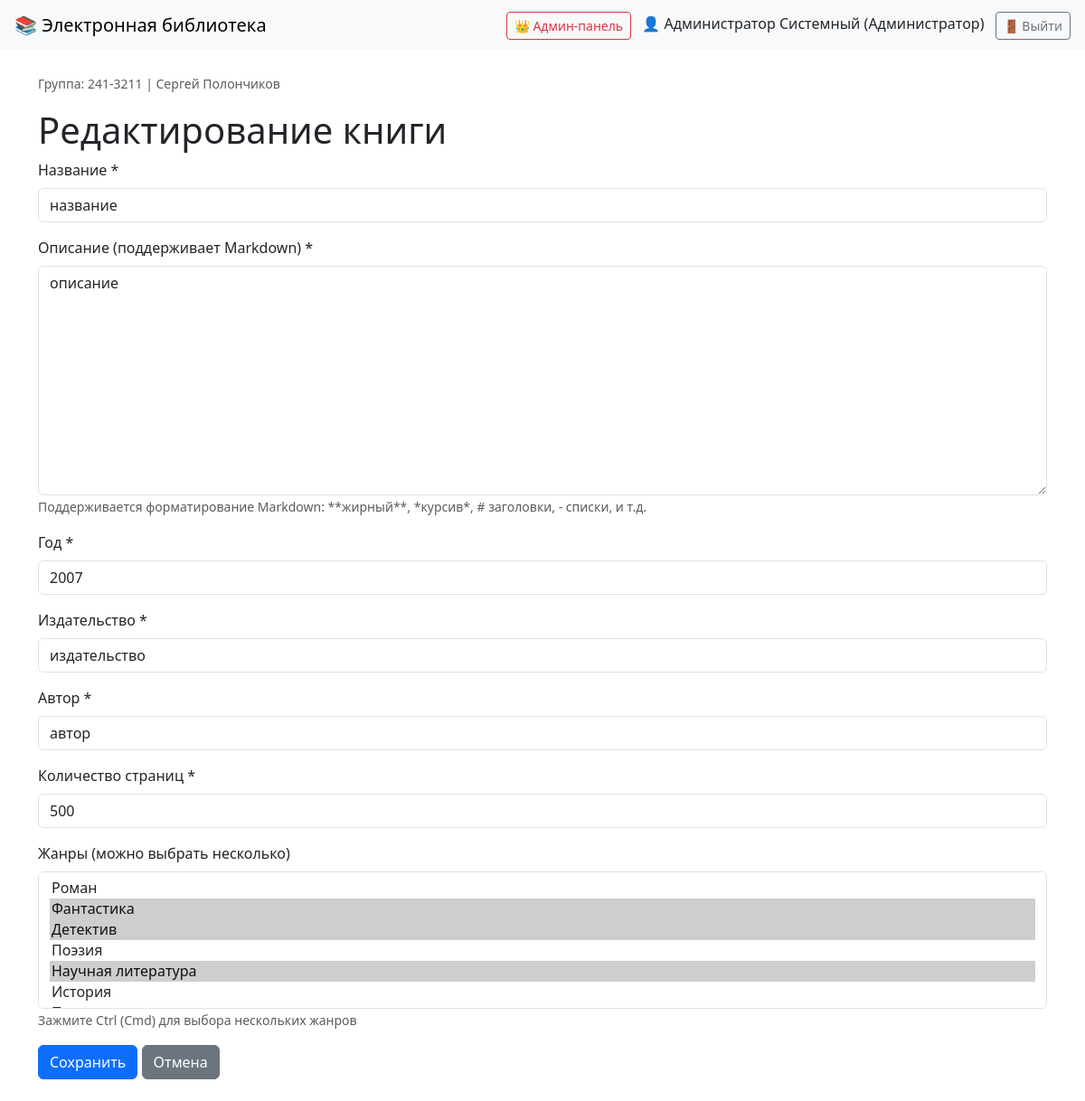
Screenshot of /book/1/edit (signed in) with the database file from the repository.
### app.py (models this page shows, shortened)
class User(db.Model, UserMixin):
    __tablename__ = "users"
    id = db.Column(db.Integer, primary_key=True)
    login = db.Column(db.String(64), unique=True, nullable=False)
    password_hash = db.Column(db.String(255), nullable=False)
    last_name = db.Column(db.String(128), nullable=False)
    first_name = db.Column(db.String(128), nullable=False)
    middle_name = db.Column(db.String(128))
    role_id = db.Column(db.Integer, db.ForeignKey("roles.id"), nullable=False)
    role = db.relationship("Role")
    def full_name(self):
        return " ".join(x for x in [self.last_name, self.first_name, self.middle_name] if x)

class Role(db.Model):
    __tablename__ = "roles"
    id = db.Column(db.Integer, primary_key=True)
    name = db.Column(db.String(64), unique=True, nullable=False)
    description = db.Column(db.Text, nullable=False)

class Book(db.Model):
    __tablename__ = "books"
    id = db.Column(db.Integer, primary_key=True)
    title = db.Column(db.String(255), nullable=False)
    description = db.Column(db.Text, nullable=False)
    year = db.Column(db.Integer, nullable=False)
    publisher = db.Column(db.String(255), nullable=False)
    author = db.Column(db.String(255), nullable=False)
    pages = db.Column(db.Integer, nullable=False)
    created_at = db.Column(db.DateTime, default=datetime.utcnow, nullable=False)
    genres = db.relationship("Genre", secondary=book_genres, backref="books")
    cover = db.relationship("Cover", backref="book", uselist=False, cascade="all, delete-orphan")
    reviews = db.relationship("Review", backref="book", cascade="all, delete-orphan")

### app.py (the view, shortened to what this page needs)
@app.route("/book/<int:book_id>/edit", methods=["GET", "POST"])
@role_required("Администратор", "Модератор")
def book_edit(book_id):
    book = Book.query.get_or_404(book_id)
    genres = Genre.query.all()
    return render_template("book_form.html", book=book, genres=genres)

### app.py (called while the page is built)
@login_manager.user_loader
def load_user(user_id):
    return User.query.get(int(user_id))

@app.context_processor
def inject_globals():
    years = [y[0] for y in db.session.query(Book.year).distinct().order_by(Book.year.desc()).all()]
    return dict(current_years=years)

def role_required(*roles):
    def decorator(fn):
        @wraps(fn)
        def wrapper(*args, **kwargs):
            if not current_user.is_authenticated:
                flash("Для выполнения данного действия необходимо пройти процедуру аутентификации")
                return redirect(url_for("login"))
            if current_user.role.name not in roles:
                flash("У вас недостаточно прав для выполнения данного действия")
                return redirect(url_for("index"))
            return fn(*args, **kwargs)
        return wrapper
    return decorator

### templates/book_form.html (shortened to what this page needs)
{% extends 'base.html' %}
{% block content %}
<h1>{% if book %}Редактирование{% else %}Добавление{% endif %} книги</h1>
<form method="post" enctype="multipart/form-data">
  <div class="mb-3">
    <label class="form-label">Название *</label>
    <input class="form-control" name="title" required value="{{ book.title if book else '' }}">
  </div>
  <div class="mb-3">
    <label class="form-label">Описание (поддерживает Markdown) *</label>
    <textarea class="form-control" name="description" rows="10" required>{{ book.description if book else '' }}</textarea>
    <small class="text-muted">
      Поддерживается форматирование Markdown:
      **жирный**, *курсив*, # заголовки, - списки, и т.д.
    </small>
  </div>
  <div class="mb-3">
    <label class="form-label">Год *</label>
    <input class="form-control" name="year" type="number" required value="{{ book.year if book else '' }}">
  </div>
  <div class="mb-3">
    <label class="form-label">Издательство *</label>
    <input class="form-control" name="publisher" required value="{{ book.publisher if book else '' }}">
  </div>
  <div class="mb-3">
    <label class="form-label">Автор *</label>
    <input class="form-control" name="author" required value="{{ book.author if book else '' }}">
  </div>
  <div class="mb-3">
    <label class="form-label">Количество страниц *</label>
    <input class="form-control" name="pages" type="number" required value="{{ book.pages if book else '' }}">
  </div>
  <div class="mb-3">
    <label class="form-label">Жанры (можно выбрать несколько)</label>
    <select class="form-select" name="genres" multiple size="6">
      {% for genre in genres %}
        <option value="{{ genre.id }}" {% if book and genre in book.genres %}selected{% endif %}>{{ genre.name }}</option>
      {% endfor %}
    </select>
    <small class="text-muted">Зажмите Ctrl (Cmd) для выбора нескольких жанров</small>
  </div>
  <button class="btn btn-primary" type="submit">Сохранить</button>
  <a href="{{ url_for('index') }}" class="btn btn-secondary">Отмена</a>
</form>
{% endblock %}

### templates/base.html (shortened to what this page needs)
<!doctype html>
<html lang="ru">
<head>
  <link rel="stylesheet" href="https://cdn.jsdelivr.net/npm/bootstrap@5.3.3/dist/css/bootstrap.min.css">
</head>
<body>
<nav class="navbar navbar-expand-lg navbar-light bg-light px-3">
  <a class="navbar-brand" href="{{ url_for('index') }}">📚 Электронная библиотека</a>
  <div class="ms-auto">
    {% if current_user.is_authenticated %}
      {% if current_user.role.name == 'Администратор' %}
        <a class="btn btn-outline-danger btn-sm me-2" href="{{ url_for('admin_users') }}">👑 Админ-панель</a>
      {% endif %}
      <span class="me-2">👤 {{ current_user.full_name() }} ({{ current_user.role.name }})</span>
      <a class="btn btn-outline-secondary btn-sm" href="{{ url_for('logout') }}">🚪 Выйти</a>
    {% else %}
      <a class="btn btn-primary btn-sm me-2" href="{{ url_for('login') }}">🔑 Войти</a>
      <a class="btn btn-outline-primary btn-sm" href="{{ url_for('register') }}">📝 Регистрация</a>
    {% endif %}
  </div>
</nav>
<div class="container py-4">
  <div class="mb-3 text-muted">
    <small>Группа: 241-3211 | Сергей Полончиков</small>
  </div>
  {% block content %}{% endblock %}
</div>
</body>
</html>

### rows the page displays
User: full_name "Администратор Системный"
Role: role.name "Администратор"
Book: title "название", description "описание", year "2007", publisher "издательство", author "автор", pages "500"

### other values shown
form field genres "Роман / Фантастика ☑ / Детектив ☑ / Поэзия / Научная литература ☑ / История"
